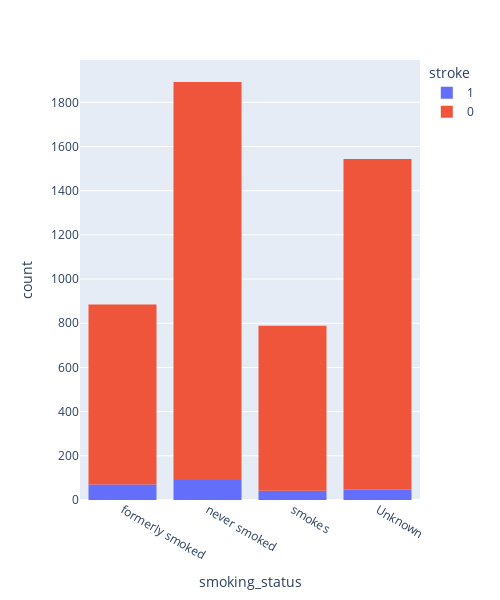

Write notebook code for a chart like this one.
### Code cell
px.histogram(df, x="smoking_status", color="stroke",width=500, height=600)

### Figure 1 — Plotly figure (JSON) as saved in the notebook; plotly's stock layout.template omitted (floating-point values rounded to 4 significant figures; data arrays with more than 128 entries replaced by an {"elided": "..."} marker saying what was removed)
{"data": [{"alignmentgroup": "True", "bingroup": "x", "hovertemplate": "stroke=1<br>smoking_status=%{x}<br>count=%{y}<extra></extra>", "legendgroup": "1", "marker": {"color": "#636efa", "pattern": {"shape": ""}}, "name": "1", "offsetgroup": "1", "orientation": "v", "showlegend": true, "type": "histogram", "x": {"elided": "249 str values"}, "xaxis": "x", "yaxis": "y"}, {"alignmentgroup": "True", "bingroup": "x", "hovertemplate": "stroke=0<br>smoking_status=%{x}<br>count=%{y}<extra></extra>", "legendgroup": "0", "marker": {"color": "#EF553B", "pattern": {"shape": ""}}, "name": "0", "offsetgroup": "0", "orientation": "v", "showlegend": true, "type": "histogram", "x": {"elided": "4861 str values"}, "xaxis": "x", "yaxis": "y"}], "layout": {"barmode": "relative", "height": 600, "legend": {"title": {"text": "stroke"}, "tracegroupgap": 0}, "margin": {"t": 60}, "width": 500, "xaxis": {"anchor": "y", "autorange": true, "domain": [0, 1], "range": [-0.5, 3.5], "title": {"text": "smoking_status"}, "type": "category"}, "yaxis": {"anchor": "x", "autorange": true, "domain": [0, 1], "range": [0, 1992.0], "title": {"text": "count"}}}}
